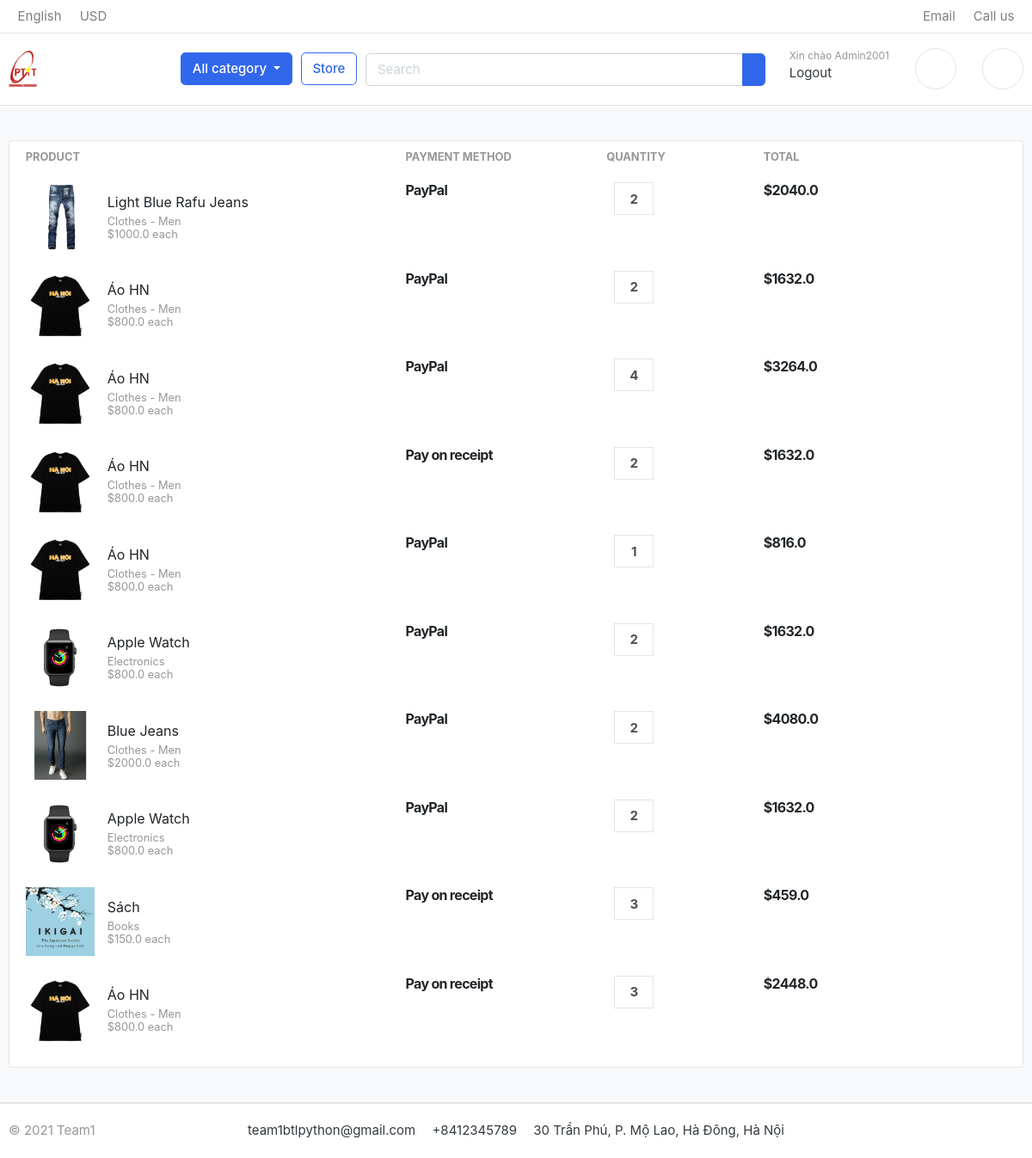
The page /order/history_detail/ (signed in) on the database its author committed.
### orders/models.py (models this page shows, shortened)
class OrderProduct(models.Model):
    order = models.ForeignKey(Order, on_delete=models.CASCADE)
    payment = models.ForeignKey(
        Payment, on_delete=models.SET_NULL, blank=True, null=True)
    user = models.ForeignKey(User, on_delete=models.CASCADE)
    product = models.ForeignKey(Product, on_delete=models.CASCADE)
    quantity = models.IntegerField()
    product_price = models.FloatField()
    ordered = models.BooleanField(default=False)
    created_at = models.DateTimeField(auto_now_add=True)
    updated_at = models.DateTimeField(auto_now=True)
    def get_total(self):
        total = self.product_price*self.quantity
        tax = total * 2 / 100
        grand_total = total + tax
        return grand_total

class Payment(models.Model):
    user = models.ForeignKey(User, on_delete=models.CASCADE)
    payment_id = models.CharField(max_length=100)
    payment_method = models.CharField(max_length=100)
    amount_paid = models.CharField(max_length=100)
    status = models.CharField(max_length=100)
    created_at = models.DateTimeField(auto_now_add=True)

### store/models.py (models this page shows, shortened)
class Product(models.Model):
    name = models.CharField(max_length=50, default="")
    rootPrice = models.PositiveIntegerField(default=0)
    price = models.PositiveIntegerField(default=0)
    desc = models.CharField(max_length=200, default="")
    category = models.ForeignKey(Category, on_delete = models.CASCADE)
    image = models.ImageField(upload_to="uploads/products")
    stock = models.PositiveIntegerField(default=1)
    is_available = models.BooleanField(default= True)
    upload_date = models.DateTimeField( default= timezone.now)

class Category(models.Model):
    category_name = models.CharField(max_length=50, default="Default")
    def __str__(self):
	    return self.category_name

### orders/views.py (the view)
# urls.py: path('history_detail/', views.history_detail, name='history_detail'),
def history_detail(request):
    odered = OrderProduct.objects.filter(user=request.user).order_by('-created_at')
    page = request.GET.get('page')
    data = {
        'order':odered,
    }
    return render(request, 'order/order_detail.html', data)

### carts/context_processors.py (called while the page is built)
def counter(request):
    if 'admin' in request.path:
        return {}
    else:
        try:
            if request.user.is_authenticated:
                cart_items = CartItem.objects.filter(user=request.user)
            else:
                cart = Cart.objects.get(cart_id=_cart_id(request=request))
                cart_items = CartItem.objects.filter(cart=cart)
            cart_count = sum([cart_item.quantity for cart_item in cart_items])
        except Cart.DoesNotExist:
            cart_count = 0
    return dict(cart_count=cart_count)

### templates/order/order_detail.html (shortened to what this page needs)
{% extends 'base.html' %}
{% load static %}
{% block content %}
<section class="section-content padding-y bg">
<div class="container">
<div class="row">
	<aside class="col-lg-12">
		<div class="card">
			<table class="table table-borderless table-shopping-cart">
				<thead class="text-muted">
					<tr class="small text-uppercase">
						<th scope="col">Product</th>
						<th scope="col">Payment method</th>
						<th scope="col" width="120">Quantity</th>
						<th scope="col" width="120">Total</th>
						<th scope="col" class="text-right" width="200"> </th>
					</tr>
				</thead>
				<tbody>
					{% for ord in order  %}
						<tr>
							<td>
								<figure class="itemside align-items-center">
									<div class="aside"><img src="{{ ord.product.image.url }}" class="img-sm"></div>
									<figcaption class="info">
										<a href="#" class="title text-dark">{{ ord.product.name }}</a>
										<p class="text-muted small">{{ord.product.category}}</p>
										<small class="text-muted">
										${{ ord.product_price }} each
										</small>
									</figcaption>
								</figure>
							</td>
                            <td>
                                <div class="price-wrap">
									<var class="price">{{ ord.payment.payment_method }}</var>
								</div>
                            </td>
							<td>
								<div class="col">
									<div class="input-group input-spinner">
										<input type="text" class="form-control" value="{{ ord.quantity }}" />
									</div>
								</div>
							</td>
							<td>
								<div class="price-wrap">
									<var class="price">${{ ord.get_total }}</var>
								</div>
							</td>
						</tr>
					{% endfor %}
				</tbody>
			</table>
		</div>
	</aside>
</div>
</section>
{% endblock content %}

### templates/Components/navbar.html (shortened to what this page needs)
{% load static %}
<header class="section-header">
<nav class="navbar p-md-0 navbar-expand-sm navbar-light border-bottom">
<div class="container">
  <div class="collapse navbar-collapse" id="navbarTop4">
    <ul class="navbar-nav mr-auto">
    	<li class="nav-item dropdown">
		 	<a href="#" class="nav-link">English </a>
		</li>
		<li class="nav-item dropdown">
			<a href="#" class="nav-link"> USD </a>
		</li>
    </ul>
    <ul class="navbar-nav">
		<li><a href="{% url 'contact' %}" class="nav-link">  Email </a></li>
		<li><a href="{% url 'contact' %}" class="nav-link">  Call us </a></li>
	</ul>
  </div>
</div>
</nav>
<section class="header-main border-bottom">
	<div class="container">
<div class="row align-items-center">
	<div class="col-lg-2 col-md-3 col-6">
		<a href="{% url 'home' %}" class="brand-wrap">
			<img class="logo" src="{% static './images/logo1.png' %}" alt="Logo">
		</a>
	</div>
	<div class="col-lg col-sm col-md col-6 flex-grow-0">
		<div class="category-wrap dropdown d-inline-block float-right">
			<button type="button" class="btn btn-primary dropdown-toggle" data-toggle="dropdown">
				 All category
			</button>
		</div>
	</div>
	<a href="{% url 'store_page' %}" class="btn btn-outline-primary">Store</a>
	<div class="col-lg  col-md-6 col-sm-12 col">
		<form method="GET" action="/search" class="search">
			<div class="input-group w-100">
			    <input type="text"  name="q" class="form-control searchNav" style="width:60%;" placeholder="Search">
			    <div class="input-group-append">
			      <button class="btn btn-primary icon" type="submit">
			      </button>
			    </div>
		    </div>
		</form>
	</div>
	<div class="col-lg-3 col-sm-6 col-8 order-2 order-lg-3">
				<div class="d-flex justify-content-end mb-3 mb-lg-0">
					<div class="widget-header">
						<div>
							{%if  request.user.is_authenticated %}
								<small class="title text-muted">Xin chào {{request.user|title}}</small>
								<a href="{%url 'logout' %}">Logout</a>
							{%else%}
								<a href="{%url 'signin' %}">Sign in</a> <span class="dark-transp"> | </span>
								<a href="{%url 'register' %}"> Register</a>
							{%endif%}
						</div>
					</div>
					{%if  request.user.is_authenticated %}
						<a href="{%url 'profile' %}" class="widget-header pl-3 ml-3">
							<div class="icon icon-sm rounded-circle border"></div>
						</a>
						<a href="{%url 'cart' %}" class="widget-header pl-3 ml-3">
							<div class="icon icon-sm rounded-circle border"></div>
						</a>
					{%endif%}
				</div>
			</div>
</div>
	</div>
</section>
</header>

### static/css/ui.css (style rules this page uses)
html { font-family: "Inter", sans-serif; font-size: 15px; }
.price-wrap { letter-spacing: -0.7px; }
.icon-xs, .icon-sm, .icon-md, .icon-lg { display: inline-block; text-align: center; flex-shrink: 0; flex-grow: 0; }
.icon-sm { width: 48px; height: 48px; line-height: 48px !important; font-size: 20px; }
.img-xs, .img-sm, .img-md, .img-lg { -o-object-fit: cover; object-fit: cover; flex-shrink: 0; flex-grow: 0; }
.img-sm { width: 80px; height: 80px; }
.padding-y { padding-top: 40px; padding-bottom: 40px; }
var { font-style: normal; }
figure { margin-bottom: 0; }
.bg { background-color: #f8f9fa; }
.header-main { position: relative; padding-top: 1rem; padding-bottom: 1rem; }
.brand-wrap .logo, .navbar-brand .logo { margin-right: 7px; max-height: 42px; display: inline-block; }
.widget-header { display: inline-block; vertical-align: middle; position: relative; }
.widget-header a { color: #343a40; }
.widget-header .title { display: block; }
.itemside { position: relative; display: flex; width: 100%; }
.itemside .aside { position: relative; flex-shrink: 0; }
.itemside .info { padding-left: 15px; padding-right: 7px; }
.itemside p { margin-bottom: 0; }
.itemside .title { display: block; margin-bottom: 5px; color: #212529; }
.price { font-weight: 600; color: #212529; }
.input-spinner { width: 125px; flex-wrap: nowrap; display: inline-flex; vertical-align: middle; }
.input-spinner input.form-control { text-align: center; max-width: 46px; font-weight: bold; flex-basis: 46px; border-color: #e4e4e4; flex-grow: 0; }
.table-shopping-cart.table td, .table-shopping-cart.table th { padding-left: 1.25rem; padding-right: 1.25rem; }
.table-shopping-cart .price-wrap { line-height: 1.2; }
.table-shopping-cart .price { font-weight: bold; margin-right: 5px; display: block; }

### static/css/cover.css (style rules this page uses)
.btn-primary.icon, .searchNav { position: relative; top: 8px; }

### rows shown on the page
OrderProduct: product.image (picture), product.name "Light Blue Rafu Jeans", product.category "Clothes - Men", product_price "1000.0", payment.payment_method "PayPal", quantity "2", get_total "2040.0"
OrderProduct: product.image (picture), product.name "Áo HN", product.category "Clothes - Men", product_price "800.0", payment.payment_method "PayPal", quantity "2", get_total "1632.0"
OrderProduct: product.image (picture), product.name "Áo HN", product.category "Clothes - Men", product_price "800.0", payment.payment_method "PayPal", quantity "4", get_total "3264.0"
OrderProduct: product.image (picture), product.name "Áo HN", product.category "Clothes - Men", product_price "800.0", payment.payment_method "Pay on receipt", quantity "2", get_total "1632.0"
OrderProduct: product.image (picture), product.name "Áo HN", product.category "Clothes - Men", product_price "800.0", payment.payment_method "PayPal", quantity "1", get_total "816.0"
OrderProduct: product.image (picture), product.name "Apple Watch", product.category "Electronics", product_price "800.0", payment.payment_method "PayPal", quantity "2", get_total "1632.0"
OrderProduct: product.image (picture), product.name "Blue Jeans", product.category "Clothes - Men", product_price "2000.0", payment.payment_method "PayPal", quantity "2", get_total "4080.0"
OrderProduct: product.image (picture), product.name "Apple Watch", product.category "Electronics", product_price "800.0", payment.payment_method "PayPal", quantity "2", get_total "1632.0"
OrderProduct: product.image (picture), product.name "Sách", product.category "Books", product_price "150.0", payment.payment_method "Pay on receipt", quantity "3", get_total "459.0"
OrderProduct: product.image (picture), product.name "Áo HN", product.category "Clothes - Men", product_price "800.0", payment.payment_method "Pay on receipt", quantity "3", get_total "2448.0"

### other values the page prints
{{ request.user|title }} "Admin2001"
